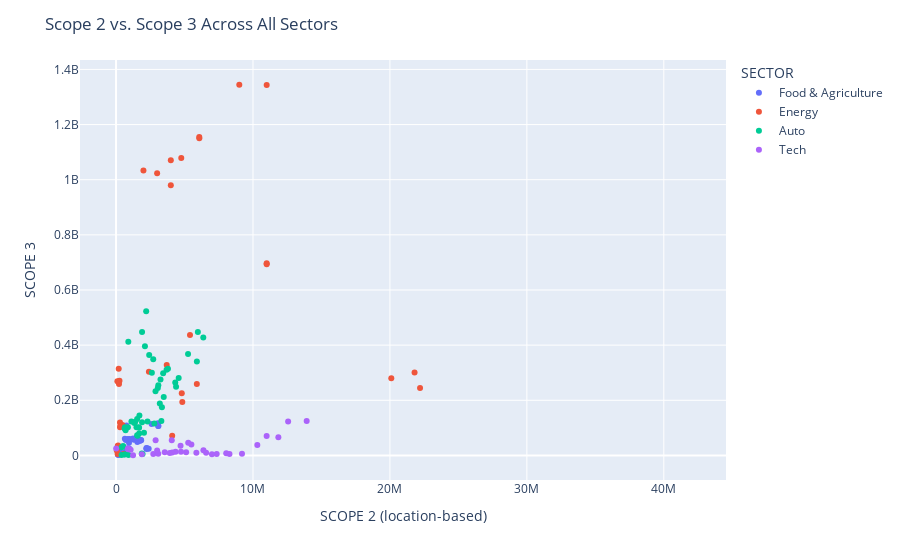

The code cell stored with this chart in its notebook:
### Code cell
fig = px.scatter(sectors, x='SCOPE 2 (location-based)', y='SCOPE 3', color='SECTOR', hover_data=['COMPANY NAME'])
fig.update_layout(title='Scope 2 vs. Scope 3 Across All Sectors')
fig.show()

### Figure 1 — Plotly figure (JSON) as saved in the notebook; plotly's stock layout.template omitted (floating-point values rounded to 4 significant figures)
{"data": [{"customdata": [["Anheuser-Busch InBev"], ["Anheuser-Busch InBev"], ["Anheuser-Busch InBev"], ["Anheuser-Busch InBev"], ["Danone"], ["Danone"], ["Danone"], ["Danone"], ["Danone"], ["Diageo"], ["Diageo"], ["Diageo"], ["Diageo"], ["Kellogg’s"], ["Kellogg’s"], ["Kellogg’s"], ["Kellogg’s"], ["Molson Coors"], ["Molson Coors"], ["Molson Coors"], ["Molson Coors"], ["Nestlé"], ["Nestlé"], ["Nestlé"], ["Nestlé"], ["Nestlé"], ["PepsiCo"], ["PepsiCo"], ["PepsiCo"], ["PepsiCo"], ["PepsiCo"], ["Tesco"], ["Tesco"], ["Tesco"], ["Tesco"], ["Unilever"], ["Unilever"], ["Unilever"], ["Unilever"]], "hovertemplate": "SECTOR=Food & Agriculture<br>SCOPE 2 (location-based)=%{x}<br>SCOPE 3=%{y}<br>COMPANY NAME=%{customdata[0]}<extra></extra>", "legendgroup": "Food & Agriculture", "marker": {"color": "#636efa", "symbol": "circle"}, "mode": "markers", "name": "Food & Agriculture", "orientation": "v", "showlegend": true, "type": "scatter", "x": [2383505, 2215902, 2227758, 2243990, 959554, 944877, 864710, 812948, 276000, 179307, 165095, 143905, 142530, 650835, 590739, 587999, 568692, 667174, 634136, 604422, 342069, 3082573, 3089029, 3052234, 2600000, 760000, 1629973, 1556523, 1719610, 1811114, 1834309, 995543, 859583, 718222, 642337, 1430659, 1321648, 1264328, 1244505], "xaxis": "x", "y": [24431839, 26484447, 23652933, 26527444, 24885804, 46176955, 26077215, 23733344, 22367000, 2665182, 2764857, 2608674, 4754945, 12761542, 8128427, 6449011, 5723300, 4933363, 4572089, 4257376, 3961062, 107145316, 107145316, 117000828, 113720072, 108900000, 58668530, 48366225, 52604866, 56388182, 54947765, 59795068, 59817490, 56241579, 60258134, 60419810, 56779687, 58300345, 61445738], "yaxis": "y"}, {"customdata": [["BP"], ["BP"], ["BP"], ["BP"], ["Chevron"], ["Chevron"], ["Chevron"], ["Chevron"], ["EDF"], ["EDF"], ["EDF"], ["EDF"], ["Enel"], ["Enel"], ["Enel"], ["Enel"], ["Equinor"], ["Equinor"], ["Equinor"], ["Equinor"], ["Exxon"], ["Exxon"], ["Exxon"], ["Exxon"], ["Orsted"], ["Orsted"], ["Orsted"], ["Orsted"], ["Oxy"], ["Oxy"], ["Oxy"], ["Oxy"], ["PetroChina"], ["PetroChina"], ["PetroChina"], ["PetroChina"], ["Saudi Aramco"], ["Saudi Aramco"], ["Saudi Aramco"], ["Saudi Aramco"], ["Shell"], ["Shell"], ["Shell"], ["Shell"], ["Gazprom"], ["Gazprom"], ["Gazprom"], ["Gazprom"], ["Rosneft"], ["Rosneft"], ["Rosneft"], ["Rosneft"]], "hovertemplate": "SECTOR=Energy<br>SCOPE 2 (location-based)=%{x}<br>SCOPE 3=%{y}<br>COMPANY NAME=%{customdata[0]}<extra></extra>", "legendgroup": "Energy", "marker": {"color": "#EF553B", "symbol": "circle"}, "mode": "markers", "name": "Energy", "orientation": "v", "showlegend": true, "type": "scatter", "x": [5400000, 5200000, 3700000, 2400000, 3000000, 2000000, 4000000, 4000000, 470025, 289243, 320773, 288947, 115000, 770163, 548948, 721000, 194063, 215474, 251513, 97048, 9000000, 9000000, 9000000, 7000000, 151000, 123000, 111000, 53000, 4100000, 5898890, 4800281, 4838074, null, 41910000, 39870000, 38150000, null, null, 18100000, 15500000, 11000000, 11000000, 11000000, 9000000, 8198070, 6077827, 4762910, 6080000, 22200000, 21800000, 20100000, 18500000], "xaxis": "x", "y": [437000000, null, 327600000, 303600000, 1023000000, 1033000000, 980000000, 1071000000, 110759561, 119363628, 106649250, 101804919, 5261003, 5819007, 5315425, 6000610, 314102157, 258995398, 271036800, 268747731, null, null, null, null, 36234400, 33864140, 25333000, 18179000, 71000000, 259100000, 225900000, 193800000, null, null, null, null, null, null, null, null, 696770000, 693200000, 1343550000, 1344423000, null, 1154544765, 1078493075, 1150750000, 244300000, 301000000, 280000000, null], "yaxis": "y"}, {"customdata": [["BMW"], ["BMW"], ["BMW"], ["BMW"], ["BMW"], ["BYD"], ["BYD"], ["BYD"], ["BYD"], ["BYD"], ["BYD"], ["Daimler/Mercedes"], ["Daimler/Mercedes"], ["Daimler/Mercedes"], ["Daimler/Mercedes"], ["Daimler/Mercedes"], ["Daimler/Mercedes"], ["Fiat-Chrysler"], ["Fiat-Chrysler"], ["Fiat-Chrysler"], ["Fiat-Chrysler"], ["Fiat-Chrysler"], ["Fiat-Chrysler"], ["Ford"], ["Ford"], ["Ford"], ["Ford"], ["Ford"], ["Geely"], ["Geely"], ["Geely"], ["Geely"], ["Geely"], ["Geely"], ["General Motors"], ["General Motors"], ["General Motors"], ["General Motors"], ["General Motors"], ["Honda"], ["Honda"], ["Honda"], ["Honda"], ["Honda"], ["Hyundai"], ["Hyundai"], ["Hyundai"], ["Hyundai"], ["Hyundai"], ["Toyota"], ["Toyota"], ["Toyota"], ["Toyota"], ["Toyota"], ["Toyota"], ["Volkswagen"], ["Volkswagen"], ["Volkswagen"], ["Volkswagen"], ["Volkswagen"], ["Volkswagen"], ["Tesla"], ["Tesla"], ["Tesla"], ["Tesla"], ["Tesla"], ["Tesla"]], "hovertemplate": "SECTOR=Auto<br>SCOPE 2 (location-based)=%{x}<br>SCOPE 3=%{y}<br>COMPANY NAME=%{customdata[0]}<extra></extra>", "legendgroup": "Auto", "marker": {"color": "#00cc96", "symbol": "circle"}, "mode": "markers", "name": "Auto", "orientation": "v", "showlegend": true, "type": "scatter", "x": [1572432, 1539378, 1540667, 1333076, 1404348, 0, 0, 0, 3945773, 4903502, 7511038, 2041000, 1687000, 1706000, 1492000, 1123000, 1121000, 3309598, 2795995, 2296709, 1983910, 2200000, 1900000, 3482444, 3349808, 3195704, 2715328, 2616003, 346173, 425622, 418180, 518514, 867943, 655705, 4572734, 4322761, 4381970, 3087816, 2881767, 3790000, 3690000, 3440000, 3050000, 3245113, 1882674, 1936902, 1897855, 1680079, 1660238, 911000, 895000, 783000, 697000, 627000, 618729, 5901889, 6370514, 5973894, 5257618, 2420000, 2110000, null, null, null, null, 403000, 408000], "xaxis": "x", "y": [71690753, 73093077, 132520346, 117682832, 121705367, null, null, null, null, null, null, 82530800, 79300000, 144408800, 102237000, 123158000, null, 124729588, 115993925, 122750694, null, 523305000, 447230000, 211807837, 174463469, 187993867, 349281992, 299853676, null, null, null, 34097000, 102344820, 101818690, 280849954, 264495398, 249313396, 254440148, 233167875, 314067700, 310718300, 297816499, 244758486, 275724920, 7051724, 5582405, 120382017, 100536484, 101790793, 1135000, 412010000, 5004849, 91366617, 97328307, 2935799, 340767244, 427972277, 447225434, 368258661, 364139242, 395616838, null, null, null, null, 1954000, 30100000], "yaxis": "y"}, {"customdata": [["Alphabet"], ["Alphabet"], ["Alphabet"], ["Alphabet"], ["Alphabet"], ["Amazon"], ["Amazon"], ["Amazon"], ["Amazon"], ["Amazon"], ["Apple"], ["Apple"], ["Apple"], ["Apple"], ["Apple"], ["Meta"], ["Meta"], ["Meta"], ["Meta"], ["Meta"], ["Microsoft"], ["Microsoft"], ["Microsoft"], ["Microsoft"], ["Microsoft"], ["Samsung"], ["Samsung"], ["Samsung"], ["Samsung"], ["Samsung"], ["TSMC"], ["TSMC"], ["TSMC"], ["TSMC"]], "hovertemplate": "SECTOR=Tech<br>SCOPE 2 (location-based)=%{x}<br>SCOPE 3=%{y}<br>COMPANY NAME=%{customdata[0]}<extra></extra>", "legendgroup": "Tech", "marker": {"color": "#ab63fa", "symbol": "circle"}, "mode": "markers", "name": "Tech", "orientation": "v", "showlegend": true, "type": "scatter", "x": [4344686, 5116949, 5865095, 6576239, 8045400, 4710000, 5500000, 5270000, 4070000, 2890000, 8730, 862127, 890200, 890200, 1065405, 1241000, 1885000, 2718000, 3080194, 3921611, 3000523, 3556553, 4102445, 4745197, 6381250, 10318000, 10998000, 11852400, 12566000, 13920000, 7001655, 7350195, 8282509, 9196964], "xaxis": "x", "y": [12900467, 11669000, 9376000, 9503000, 7600000, 34710000, 39910000, 45750000, 55360000, 54980000, 25070000, 24980000, 22547000, 23128400, 20550000, 652000, 4078000, 5091000, 5651459, 8466248, 17834520, 11322527, 10817756, 13784501, 18863000, 38234000, 70063000, 65591000, 123234900, 124715000, 4315604, 5307729, 5571946, 6127157], "yaxis": "y"}], "layout": {"legend": {"title": {"text": "SECTOR"}, "tracegroupgap": 0}, "margin": {"t": 60}, "title": {"text": "Scope 2 vs. Scope 3 Across All Sectors"}, "xaxis": {"anchor": "y", "domain": [0, 1], "title": {"text": "SCOPE 2 (location-based)"}}, "yaxis": {"anchor": "x", "domain": [0, 1], "title": {"text": "SCOPE 3"}}}}
